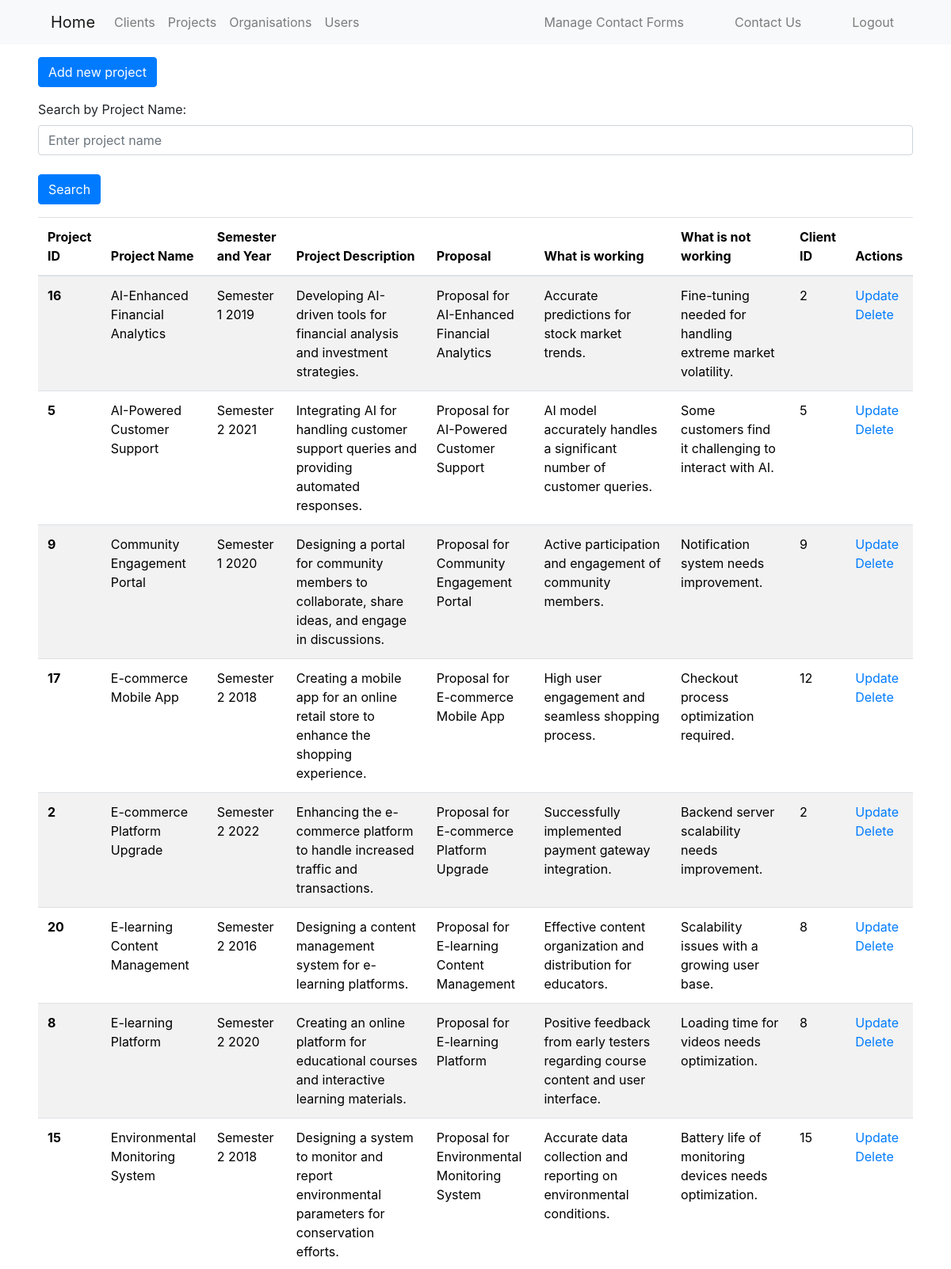
/project_pages/index.php (signed in, upper part), run on the app's committed database.
### tables this page shows
CREATE TABLE PROJECTS (
    project_id INT PRIMARY KEY AUTO_INCREMENT,
    project_name VARCHAR(100) NOT NULL,
    semester_and_year VARCHAR(20),
    project_description TEXT,
    proposal TEXT,
    what_is_working TEXT,
    what_is_not_working TEXT,
    client_id INT,
    FOREIGN KEY (client_id) REFERENCES CLIENTS(client_id)
);

### project_pages/index.php (the view, shortened to what this page needs)
<?php
require_once("../authentication.php");
$queryClients = "SELECT * FROM `projects` ORDER BY `project_name` ASC";
$stmt = $dbh->prepare($queryClients);
$stmt->execute();
?>
<!doctype html>
<html lang="en">
<head>
    <link href="https://cdn.jsdelivr.net/npm/bootstrap@5.3.1/dist/css/bootstrap.min.css" rel="stylesheet">
    <link rel="stylesheet" href="https://maxcdn.bootstrapcdn.com/bootstrap/4.5.2/css/bootstrap.min.css">
</head>
<body>
<div class="mt-3 mb-3 ms-5">
    <a class="btn btn-primary" href="add.php" role="button">Add new project</a>
</div>
<div class="ms-5 me-5">
    <div class="mb-3">
        <label for="search" class="form-label">Search by Project Name:</label>
        <input type="text" class="form-control" id="search" placeholder="Enter project name"><br>
        <button type="button" class="btn btn-primary" id="searchButton">Search</button>
    </div>
    <table class="table table-striped">
        <thead>
        <tr>
            <th scope="col">Project ID</th>
            <th scope="col">Project Name</th>
            <th scope="col">Semester and Year</th>
            <th scope="col">Project Description</th>
            <th scope="col">Proposal</th>
            <th scope="col">What is working</th>
            <th scope="col">What is not working</th>
            <th scope="col">Client ID</th>
            <th scope="col">Actions</th>
        </tr>
        </thead>
        <tbody>
        <?php while ($row = $stmt->fetchObject()): ?>
            <tr>
                <th scope="row"><?= $row->project_id ?></th>
                <td class="project_name"><?= $row->project_name ?></td>
                <td class="semester_and_year"><?= $row->semester_and_year ?></td>
                <td class="project_description"><?= $row->project_description ?></td>
                <td class="proposal"><?= $row->proposal ?></td>
                <td class="what_is_working"><?= $row->what_is_working ?></td>
                <td class="what_is_not_working"><?= $row->what_is_not_working ?></td>
                <td class="client_id"><?= $row->client_id ?></td>
                <td>
                    <a href="update.php?project_id=<?= $row->project_id ?>">Update</a>
                    <a href="delete.php?project_id=<?= $row->project_id ?>" class="delete-project">Delete</a>
                </td>
            </tr>
        <?php endwhile; ?>
        </tbody>
    </table>
</body>
</html>

### data on the page
projects: project_id "16", project_name "AI-Enhanced Financial Analytics", semester_and_year "Semester 1 2019", project_description "Developing AI-driven tools for financial analysis and investment strategies.", proposal "Proposal for AI-Enhanced Financial Analytics", what_is_working "Accurate predictions for stock market trends.", what_is_not_working "Fine-tuning needed for handling extreme market volatility.", client "2"
projects: project_id "5", project_name "AI-Powered Customer Support", semester_and_year "Semester 2 2021", project_description "Integrating AI for handling customer support queries and providing automated responses.", proposal "Proposal for AI-Powered Customer Support", what_is_working "AI model accurately handles a significant number of customer queries.", what_is_not_working "Some customers find it challenging to interact with AI.", client "5"
projects: project_id "9", project_name "Community Engagement Portal", semester_and_year "Semester 1 2020", project_description "Designing a portal for community members to collaborate, share ideas, and engage in discussions.", proposal "Proposal for Community Engagement Portal", what_is_working "Active participation and engagement of community members.", what_is_not_working "Notification system needs improvement.", client "9"
projects: project_id "17", project_name "E-commerce Mobile App", semester_and_year "Semester 2 2018", project_description "Creating a mobile app for an online retail store to enhance the shopping experience.", proposal "Proposal for E-commerce Mobile App", what_is_working "High user engagement and seamless shopping process.", what_is_not_working "Checkout process optimization required.", client "12"
projects: project_id "2", project_name "E-commerce Platform Upgrade", semester_and_year "Semester 2 2022", project_description "Enhancing the e-commerce platform to handle increased traffic and transactions.", proposal "Proposal for E-commerce Platform Upgrade", what_is_working "Successfully implemented payment gateway integration.", what_is_not_working "Backend server scalability needs improvement.", client "2"
projects: project_id "20", project_name "E-learning Content Management", semester_and_year "Semester 2 2016", project_description "Designing a content management system for e-learning platforms.", proposal "Proposal for E-learning Content Management", what_is_working "Effective content organization and distribution for educators.", what_is_not_working "Scalability issues with a growing user base.", client "8"
projects: project_id "8", project_name "E-learning Platform", semester_and_year "Semester 2 2020", project_description "Creating an online platform for educational courses and interactive learning materials.", proposal "Proposal for E-learning Platform", what_is_working "Positive feedback from early testers regarding course content and user interface.", what_is_not_working "Loading time for videos needs optimization.", client "8"
projects: project_id "15", project_name "Environmental Monitoring System", semester_and_year "Semester 2 2018", project_description "Designing a system to monitor and report environmental parameters for conservation efforts.", proposal "Proposal for Environmental Monitoring System", what_is_working "Accurate data collection and reporting on environmental conditions.", what_is_not_working "Battery life of monitoring devices needs optimization.", client "15"
